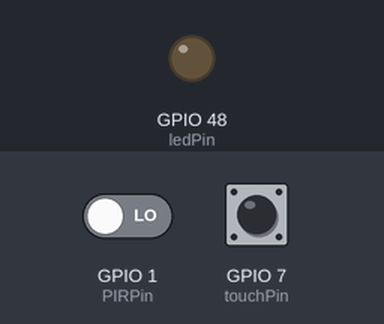
A sketch run on a simulated ESP32-S3. On the bench: output pins drawn as LEDs (lit = HIGH). The inputs (shaded band) are chosen by the test bench; at power-on: GPIO 1 (PIRPin) LOW, GPIO 7 (touchPin) LOW. WiFi joins after 1.5 s; servers stay silent unless stated; uploads are accepted with an empty reply; the local clock reads 2024-03-15 10:24:30 at power-on unless the sketch sets it; what the sketch prints to the serial monitor is not drawn.

Above: at 2.7 s.
2.8 s: GPIO 1 (PIRPin) driven HIGH
At 4.8 s:
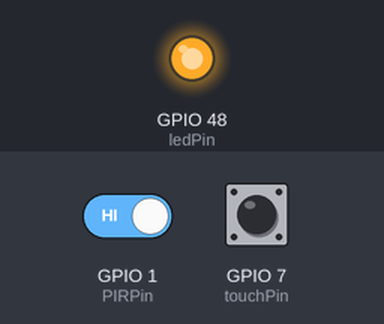
5.1 s: GPIO 1 (PIRPin) driven LOW
At 6.3 s:
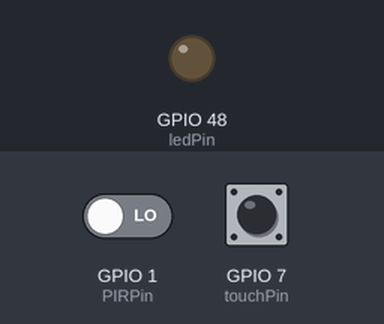
6.6 s: GPIO 7 (touchPin) pulled HIGH for 1 s
At 6.71 s:
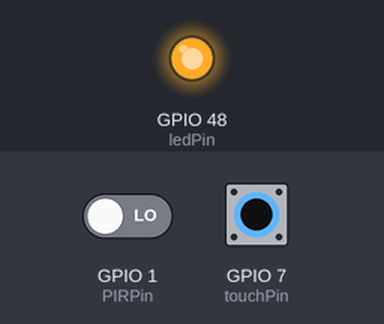
9.1 s: GPIO 7 (touchPin) pulled HIGH for 3.2 s
At 12.6 s:
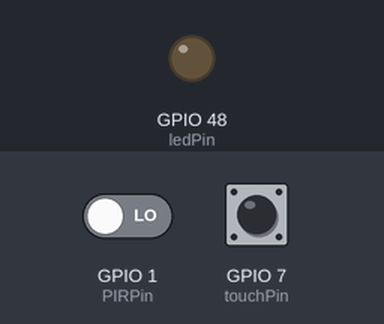
Timing chart, 0 to 14.1 s (numbered marks = the images above; inputs shaded):
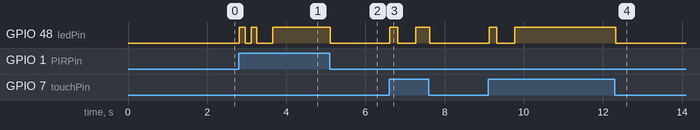

The sketch:

arduino_schnaeggwaegg.ino
```cpp
#include <WiFi.h>
#include <HTTPClient.h>
#include <Arduino_JSON.h>
#include <time.h>

// Sensor-Pins
const int touchPin = 7;
const int PIRPin = 1;
const int ledPin = LED_BUILTIN;

int touchState = 0;
int pirState = 0;
int lastOutputState = -1;

unsigned long lastRestart = 0;
const unsigned long restartInterval = 5 * 60 * 1000; // 5 Minuten

// WLAN-Zugangsdaten
const char* ssid = "-";
const char* pass = "-";

// URL der Datenbank-Schnittstelle
const char* serverURL = "https://mariareichmuth.ch/schnaeggwaegg/load.php";

// Zeiteinstellungen
const char* ntpServer = "pool.ntp.org";
const long gmtOffset_sec = 3600;
const int daylightOffset_sec = 3600;

void blinkLED(int count, int duration) {
  for (int i = 0; i < count; i++) {
    digitalWrite(ledPin, HIGH);
    delay(duration);
    digitalWrite(ledPin, LOW);
    delay(duration);
  }
}

void setup() {
  Serial.begin(115200);
  pinMode(touchPin, INPUT);
  pinMode(PIRPin, INPUT);
  pinMode(ledPin, OUTPUT);

  WiFi.begin(ssid, pass);
  Serial.print("🔌 Verbinde mit WLAN");
  while (WiFi.status() != WL_CONNECTED) {
    delay(500);
    Serial.print(".");
  }
  Serial.printf("\n✅ WLAN verbunden: %s\n", WiFi.localIP().toString().c_str());

  // NTP konfigurieren
  configTime(gmtOffset_sec, daylightOffset_sec, ntpServer);
  Serial.println("🕒 Warte auf NTP-Zeit...");

  struct tm timeinfo;
  int versuche = 0;
  while (!getLocalTime(&timeinfo) && versuche < 10) {
    Serial.printf("⏳ Versuch %d...\n", versuche + 1);
    delay(1000);
    versuche++;
  }

  if (versuche == 10) {
    Serial.println("❌ Zeit konnte nicht synchronisiert werden!");
  } else {
    char t[20];
    strftime(t, sizeof(t), "%Y-%m-%d %H:%M:%S", &timeinfo);
    Serial.printf("✅ Zeit synchronisiert: %s\n", t);
  }

  lastRestart = millis();
}

void loop() {
  touchState = digitalRead(touchPin);
  pirState = digitalRead(PIRPin);

  int outputState = (touchState == 1 || pirState == 1) ? 1 : 0;
  digitalWrite(ledPin, outputState);

  if (outputState != lastOutputState) {
    lastOutputState = outputState;

    if (outputState == 1) {
      // Zeit abrufen
      struct tm timeinfo;
      if (!getLocalTime(&timeinfo)) {
        Serial.println("❌ Fehler beim Abrufen der Zeit.");
        return;
      }

      char timestamp[20];
      strftime(timestamp, sizeof(timestamp), "%Y-%m-%d %H:%M:%S", &timeinfo);

      Serial.print("📍 Sensorstatus geändert: ");
      Serial.print(outputState);
      Serial.print(" | Zeit: ");
      Serial.println(timestamp);

      // LED-Muster
      if (touchState == 1 && pirState == 0) blinkLED(1, 200);
      else if (touchState == 0 && pirState == 1) blinkLED(2, 150);
      else if (touchState == 1 && pirState == 1) blinkLED(3, 100);

      // JSON-Daten vorbereiten
      JSONVar dataObject;
      dataObject["touch"] = touchState;
      dataObject["pir"] = pirState;
      dataObject["status"] = outputState;
      dataObject["zeit"] = timestamp;
      dataObject["geraet"] = "schnaeggwaegg_1";

      String jsonString = JSON.stringify(dataObject);
      Serial.println("📤 Sende: " + jsonString);

      if (WiFi.status() == WL_CONNECTED) {
        HTTPClient http;
        http.begin(serverURL);
        http.addHeader("Content-Type", "application/json");

        int httpResponseCode = http.POST(jsonString);
        if (httpResponseCode > 0) {
          String response = http.getString();
          Serial.printf("✅ HTTP %d: %s\n", httpResponseCode, response.c_str());
        } else {
          Serial.printf("❌ Fehler beim Senden: %d\n", httpResponseCode);
        }

        http.end();
      } else {
        Serial.println("⚠️ WLAN nicht verbunden.");
      }
    }
  }

  if (millis() - lastRestart >= restartInterval) {
    Serial.println("♻️ Neustart zur Kalibrierung...");
    delay(100);
    ESP.restart();
  }

  delay(50);
}
```

Measured:
- after the input at 2.8 s, GPIO 48 (ledPin): goes HIGH 0.15 s, LOW 0.15 s, HIGH 0.15 s, LOW 0.40 s, then HIGH, starting at once
- after the input at 5.1 s, GPIO 48 (ledPin): HIGH → LOW at once
- after the input at 6.6 s, GPIO 48 (ledPin): LOW → HIGH at once, → LOW 0.20 s later, → HIGH 0.45 s later, → LOW 0.35 s later
- after the input at 9.1 s, GPIO 48 (ledPin): LOW → HIGH at once, → LOW 0.20 s later, → HIGH 0.45 s later, → LOW 2.6 s later
